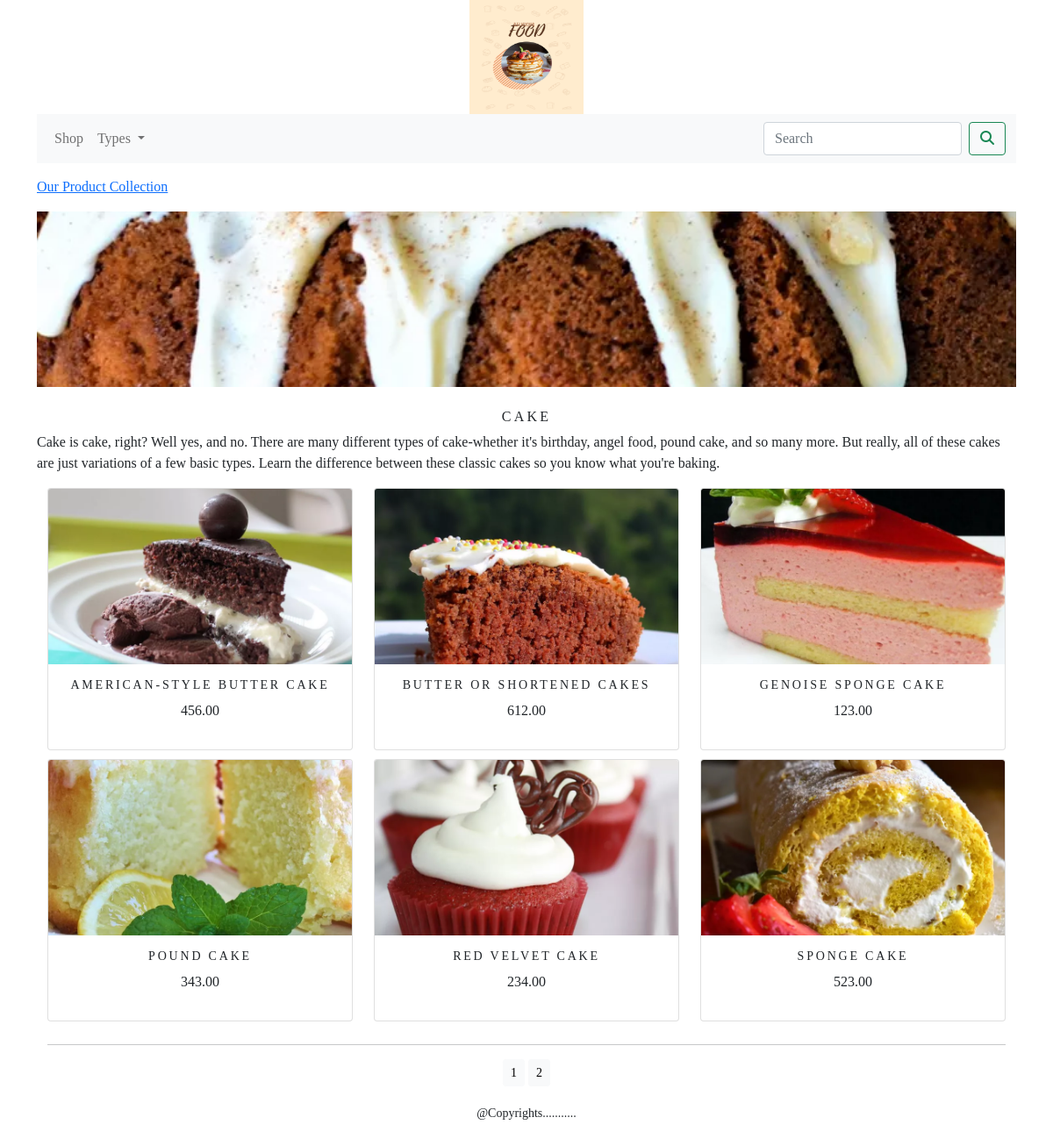
/shop/cake/, run on the app's committed database.
### shop/models.py (models this page shows, shortened)
class Category(models.Model):
    name = models.CharField(max_length=250, unique=True)
    slug = models.SlugField(max_length=250, unique=True)
    description = models.TextField(blank=True)
    image = models.ImageField(upload_to='category', blank=True)
    class Meta:
        ordering = ('name',)
        verbose_name = 'category'
        verbose_name_plural = 'categories'
    def get_url(self):
        return reverse('shop:products_by_category', args=[self.slug])

class Product(models.Model):
    name = models.CharField(max_length=250, unique=True)
    slug = models.SlugField(max_length=250, unique=True)
    description = models.TextField(blank=True)
    image = models.ImageField(upload_to='product', blank=True)
    price = models.DecimalField(max_digits=10, decimal_places=2)
    category = models.ForeignKey(Category, on_delete=models.CASCADE)
    stock = models.IntegerField()
    available = models.BooleanField(default=True)
    created = models.DateTimeField(auto_now_add=True)
    updated = models.DateTimeField(auto_now=True)
    def get_url(self):
        return reverse('shop:prodCatdetail', args=[self.category.slug,self.slug])
    class Meta:
        ordering = ('name',)
        verbose_name = 'product'
        verbose_name_plural = 'products'

### shop/views.py (the view)
# urls.py: path('', allProdCat, name='home'),
def allProdCat(request,c_slug=None):
    c_page = None
    products_list = None
    if c_slug != None:
        c_page = get_object_or_404(Category, slug=c_slug)
        products_list= Product.objects.all().filter(category=c_page, available=True)
    else:
        products_list = Product.objects.all().filter(available=True)
    paginator=Paginator(products_list,6)
    try:
        page=int(request.GET.get('page','1'))
    except:
        page=1
    try:
        products=paginator.page(page)
    except (EmptyPage, InvalidPage):
        products=paginator.page(paginator.num_pages)
    return render(request, 'category.html', {'category': c_page, 'products': products})

### cart/context_processors.py (called while the page is built)
def counter(request):
    item_count=0
    if 'admin' in request.path:
        return {}
    else:
        try:
            cart=Cart.objects.filter(cart_id=_cart_id(request))
            car_items=CartItem.objects.all().filter(cart=cart[:1])
            for cart_item in car_items:
                item_count += cart_item.quantity
        except Cart.DoesNotExist:
            item_count=0
    return dict(item_count=item_count)

### cart/views.py (called while the page is built)
def _cart_id(request):
    cart = request.session.session_key
    if not cart:
        cart = request.session.create()
    return cart

### shop/context_processors.py (called while the page is built)
def menu_links(request):
    links=Category.objects.all()
    return dict(links=links)

### templates/category.html (shortened to what this page needs)
{% extends 'base.html' %}
{% load static %}
{% block content %}
    {% if category %}
        <div>
            <div class="row my_row_class">
                <div class="mx-auto">
                    <p><a href="{% url 'shop:allProdCat' %}"> Our Product Collection</a></p>
                </div>
            </div>
        </div>
        {% endif %}
<div class="mx_auto">
    {% if category %}
        <img class="my_image" src="{{ category.image.url}}" alt="{{ category.name }}">
</div>
    <br>
<div>
            <h1 class="text-center my_title" >{{ category.name }}</h1>
            <p class="text-justify">{{ category.description }}</p>
</div>
{% endif %}
<div class="container">
    <div class="row mx_auto">
        {% for product in products.object_list %}
            <div class="my_bottom_margin col-9 col-sm-12 col-md-4 col-lg-4">
                <div class="card text-center" style="min-width: 18rem;">
                    <a href="{{ product.get_url }}">
                        <div class="my_image_container">
                            <img class="card-img-top my_image" src="{{ product.image.url }}" alt="{{ product.name }}">
                        </div>
                    </a>
                    <div class="card-body">
                        <h4>{{ product.name }}</h4>
                        <p>{{ product.price }}</p>
                    </div>
                </div>
            </div>
        {% endfor %}
        <div class="mx-auto">
            {% if products.paginator.num_pages > 1 %}
                <hr>
                <div class="text-center">
                    {% for pg in products.paginator.page_range %}
                        <a href="?page={{ pg }}" class="btn btn-light btn-sm {% if products.number == pg %} active {% endif %}">{{ pg }}</a>
                    {% endfor %}
                </div>
            {% endif %}
        </div>
        <br>
    </div>
</div>
{% endblock %}

### static/css/custom.css (style rules this page uses)
body { font-family: 'Playfair Display', serif; }
.my_row_class { padding-top: 15px; }
.my_image { width: 100%; height: 200px; object-fit: cover; }
.my_title { font-size: 16px; text-transform: uppercase; letter-spacing: .2em; }
.my_bottom_margin { margin-bottom: 10px; }
.card-body h4 { font-size: 14px; text-transform: uppercase; letter-spacing: .2em; }

### data on the page
Category: image (picture), name "CAKE", description "Cake is cake, right? Well yes, and no. There are many different types of cake-whether it's birthday, angel food, pound cake, and so many more. But really, all of these cakes are just variations of a few basic types. Learn the difference between these classic cakes so you know what you're baking."
Product: image (picture), name "AMERICAN-STYLE BUTTER CAKE", price "456.00"
Product: image (picture), name "BUTTER OR SHORTENED CAKES", price "612.00"
Product: image (picture), name "GENOISE SPONGE CAKE", price "123.00"
Product: image (picture), name "POUND CAKE", price "343.00"
Product: image (picture), name "RED VELVET CAKE", price "234.00"
Product: image (picture), name "SPONGE CAKE", price "523.00"

### other printed values
{{ pg }} "1" "2"
